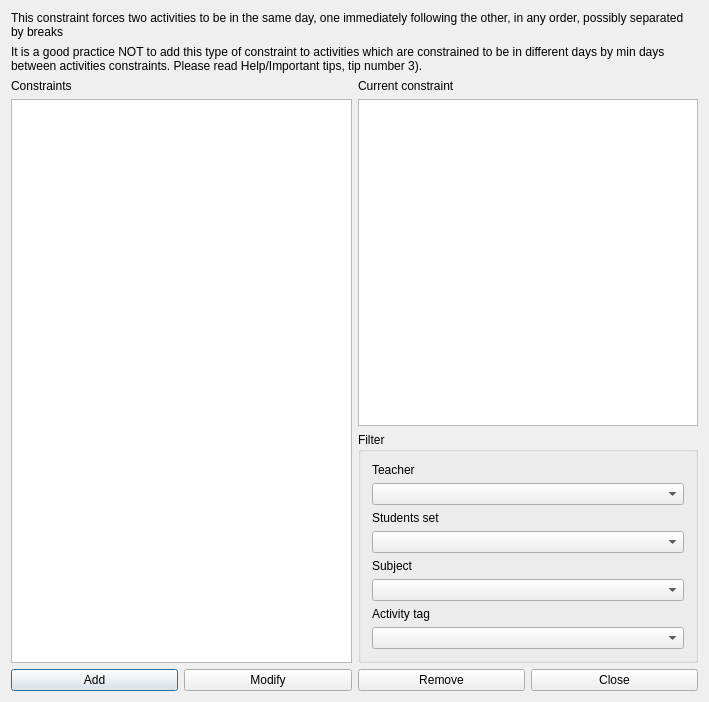
<?xml version="1.0" encoding="UTF-8"?>
<ui version="4.0">
 <class>ConstraintTwoActivitiesGroupedForm_template</class>
 <widget class="QDialog" name="ConstraintTwoActivitiesGroupedForm_template">
  <property name="geometry">
   <rect>
    <x>0</x>
    <y>0</y>
    <width>709</width>
    <height>702</height>
   </rect>
  </property>
  <property name="windowTitle">
   <string extracomment="This is the title of the dialog in which you see the list of all constraints of this type">Constraints two activities grouped</string>
  </property>
  <layout class="QGridLayout" name="gridLayout_2">
   <item row="0" column="0" colspan="2">
    <widget class="QLabel" name="textLabel1">
     <property name="sizePolicy">
      <sizepolicy hsizetype="Minimum" vsizetype="Minimum">
       <horstretch>0</horstretch>
       <verstretch>0</verstretch>
      </sizepolicy>
     </property>
     <property name="text">
      <string>This constraint forces two activities to be in the same day, one immediately following the other, in any order, possibly separated by breaks</string>
     </property>
     <property name="wordWrap">
      <bool>true</bool>
     </property>
    </widget>
   </item>
   <item row="1" column="0" colspan="2">
    <widget class="QLabel" name="textLabel1_2">
     <property name="sizePolicy">
      <sizepolicy hsizetype="Minimum" vsizetype="Minimum">
       <horstretch>0</horstretch>
       <verstretch>0</verstretch>
      </sizepolicy>
     </property>
     <property name="text">
      <string>It is a good practice NOT to add this type of constraint to activities which are constrained to be in different days by min days between activities constraints. Please read Help/Important tips, tip number 3).</string>
     </property>
     <property name="wordWrap">
      <bool>true</bool>
     </property>
    </widget>
   </item>
   <item row="2" column="0">
    <layout class="QVBoxLayout" name="verticalLayout_2">
     <item>
      <widget class="QLabel" name="constraintsTextLabel">
       <property name="frameShape">
        <enum>QFrame::NoFrame</enum>
       </property>
       <property name="frameShadow">
        <enum>QFrame::Plain</enum>
       </property>
       <property name="text">
        <string>Constraints</string>
       </property>
       <property name="wordWrap">
        <bool>false</bool>
       </property>
      </widget>
     </item>
     <item>
      <widget class="QListWidget" name="constraintsListWidget"/>
     </item>
    </layout>
   </item>
   <item row="2" column="1">
    <layout class="QVBoxLayout" name="verticalLayout">
     <item>
      <widget class="QLabel" name="currentConstraintTextLabel">
       <property name="text">
        <string>Current constraint</string>
       </property>
       <property name="wordWrap">
        <bool>false</bool>
       </property>
      </widget>
     </item>
     <item>
      <widget class="QPlainTextEdit" name="currentConstraintTextEdit"/>
     </item>
     <item>
      <widget class="QGroupBox" name="filterGroupBox_2">
       <property name="title">
        <string>Filter</string>
       </property>
       <layout class="QGridLayout" name="gridLayout">
        <item row="0" column="0">
         <widget class="QLabel" name="teachersTextLabel">
          <property name="text">
           <string>Teacher</string>
          </property>
          <property name="wordWrap">
           <bool>false</bool>
          </property>
         </widget>
        </item>
        <item row="1" column="0">
         <widget class="QComboBox" name="teachersComboBox"/>
        </item>
        <item row="2" column="0">
         <widget class="QLabel" name="studentsTextLabel">
          <property name="text">
           <string>Students set</string>
          </property>
          <property name="wordWrap">
           <bool>false</bool>
          </property>
         </widget>
        </item>
        <item row="3" column="0">
         <widget class="QComboBox" name="studentsComboBox"/>
        </item>
        <item row="4" column="0">
         <widget class="QLabel" name="subjectsTextLabel">
          <property name="text">
           <string>Subject</string>
          </property>
          <property name="wordWrap">
           <bool>false</bool>
          </property>
         </widget>
        </item>
        <item row="5" column="0">
         <widget class="QComboBox" name="subjectsComboBox"/>
        </item>
        <item row="6" column="0">
         <widget class="QLabel" name="activityTagsTextLabel">
          <property name="text">
           <string>Activity tag</string>
          </property>
          <property name="wordWrap">
           <bool>false</bool>
          </property>
         </widget>
        </item>
        <item row="7" column="0">
         <widget class="QComboBox" name="activityTagsComboBox"/>
        </item>
       </layout>
      </widget>
     </item>
    </layout>
   </item>
   <item row="3" column="0" colspan="2">
    <layout class="QHBoxLayout" name="horizontalLayout">
     <item>
      <widget class="QPushButton" name="addConstraintPushButton">
       <property name="text">
        <string>Add</string>
       </property>
      </widget>
     </item>
     <item>
      <widget class="QPushButton" name="modifyConstraintPushButton">
       <property name="text">
        <string>Modify</string>
       </property>
      </widget>
     </item>
     <item>
      <widget class="QPushButton" name="removeConstraintPushButton">
       <property name="text">
        <string>Remove</string>
       </property>
      </widget>
     </item>
     <item>
      <widget class="QPushButton" name="closePushButton">
       <property name="text">
        <string>Close</string>
       </property>
      </widget>
     </item>
    </layout>
   </item>
  </layout>
 </widget>
 <layoutdefault spacing="6" margin="11"/>
 <resources/>
 <connections/>
</ui>
